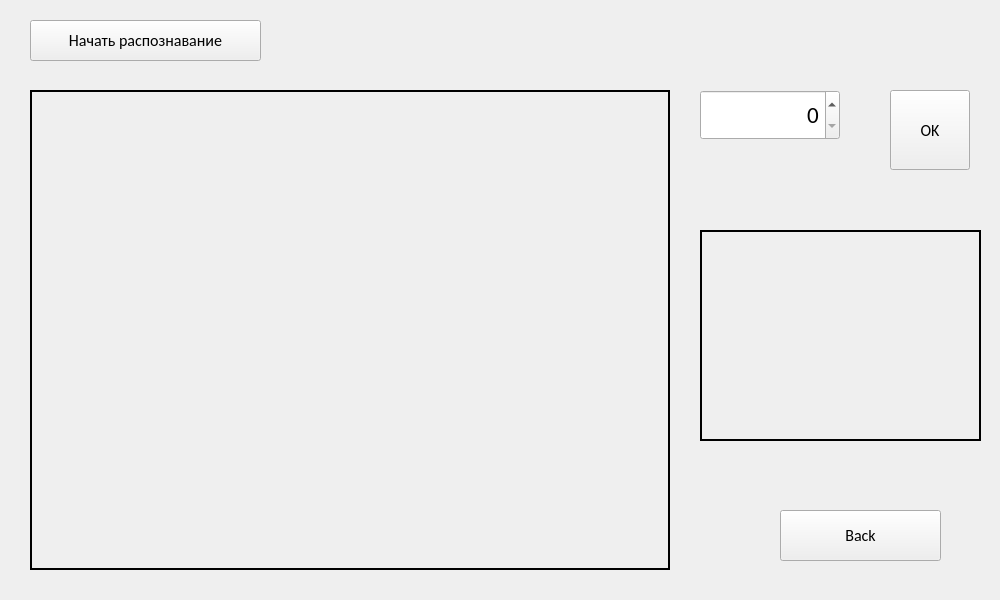
<?xml version="1.0" encoding="UTF-8"?>
<ui version="4.0">
 <class>Form</class>
 <widget class="QWidget" name="Form">
  <property name="geometry">
   <rect>
    <x>0</x>
    <y>0</y>
    <width>1000</width>
    <height>600</height>
   </rect>
  </property>
  <property name="windowTitle">
   <string>Form</string>
  </property>
  <widget class="QPushButton" name="Start_recognition">
   <property name="geometry">
    <rect>
     <x>30</x>
     <y>20</y>
     <width>231</width>
     <height>41</height>
    </rect>
   </property>
   <property name="font">
    <font>
     <family>Calibri</family>
     <pointsize>12</pointsize>
    </font>
   </property>
   <property name="cursor">
    <cursorShape>PointingHandCursor</cursorShape>
   </property>
   <property name="mouseTracking">
    <bool>false</bool>
   </property>
   <property name="focusPolicy">
    <enum>Qt::StrongFocus</enum>
   </property>
   <property name="toolTip">
    <string comment="lol" extracomment="kek"/>
   </property>
   <property name="styleSheet">
    <string notr="true"/>
   </property>
   <property name="text">
    <string>Начать распознавание</string>
   </property>
   <property name="autoDefault">
    <bool>false</bool>
   </property>
   <property name="default">
    <bool>false</bool>
   </property>
   <property name="flat">
    <bool>false</bool>
   </property>
  </widget>
  <widget class="QLabel" name="Image">
   <property name="geometry">
    <rect>
     <x>30</x>
     <y>90</y>
     <width>640</width>
     <height>480</height>
    </rect>
   </property>
   <property name="frameShape">
    <enum>QFrame::Box</enum>
   </property>
   <property name="lineWidth">
    <number>2</number>
   </property>
   <property name="text">
    <string/>
   </property>
  </widget>
  <widget class="QLabel" name="Result">
   <property name="geometry">
    <rect>
     <x>700</x>
     <y>230</y>
     <width>281</width>
     <height>211</height>
    </rect>
   </property>
   <property name="font">
    <font>
     <family>Calibri</family>
     <pointsize>15</pointsize>
     <kerning>true</kerning>
    </font>
   </property>
   <property name="toolTipDuration">
    <number>-1</number>
   </property>
   <property name="autoFillBackground">
    <bool>false</bool>
   </property>
   <property name="styleSheet">
    <string notr="true"/>
   </property>
   <property name="frameShape">
    <enum>QFrame::Box</enum>
   </property>
   <property name="frameShadow">
    <enum>QFrame::Plain</enum>
   </property>
   <property name="lineWidth">
    <number>2</number>
   </property>
   <property name="midLineWidth">
    <number>0</number>
   </property>
   <property name="text">
    <string/>
   </property>
   <property name="textFormat">
    <enum>Qt::AutoText</enum>
   </property>
   <property name="scaledContents">
    <bool>false</bool>
   </property>
   <property name="alignment">
    <set>Qt::AlignCenter</set>
   </property>
   <property name="wordWrap">
    <bool>false</bool>
   </property>
   <property name="margin">
    <number>0</number>
   </property>
   <property name="indent">
    <number>0</number>
   </property>
  </widget>
  <widget class="QPushButton" name="user_answered">
   <property name="geometry">
    <rect>
     <x>890</x>
     <y>90</y>
     <width>80</width>
     <height>80</height>
    </rect>
   </property>
   <property name="font">
    <font>
     <family>Calibri</family>
     <pointsize>12</pointsize>
     <weight>50</weight>
     <bold>false</bold>
    </font>
   </property>
   <property name="styleSheet">
    <string notr="true"/>
   </property>
   <property name="text">
    <string>OK</string>
   </property>
  </widget>
  <widget class="QPushButton" name="ToMainWindow">
   <property name="geometry">
    <rect>
     <x>780</x>
     <y>510</y>
     <width>161</width>
     <height>51</height>
    </rect>
   </property>
   <property name="font">
    <font>
     <family>Calibri</family>
     <pointsize>12</pointsize>
    </font>
   </property>
   <property name="cursor">
    <cursorShape>PointingHandCursor</cursorShape>
   </property>
   <property name="text">
    <string>Back</string>
   </property>
  </widget>
  <widget class="QSpinBox" name="UserInput">
   <property name="geometry">
    <rect>
     <x>700</x>
     <y>90</y>
     <width>140</width>
     <height>50</height>
    </rect>
   </property>
   <property name="font">
    <font>
     <family>Calibri</family>
     <pointsize>17</pointsize>
    </font>
   </property>
   <property name="cursor">
    <cursorShape>PointingHandCursor</cursorShape>
   </property>
   <property name="alignment">
    <set>Qt::AlignRight|Qt::AlignTrailing|Qt::AlignVCenter</set>
   </property>
   <property name="buttonSymbols">
    <enum>QAbstractSpinBox::UpDownArrows</enum>
   </property>
  </widget>
 </widget>
 <resources/>
 <connections/>
</ui>
